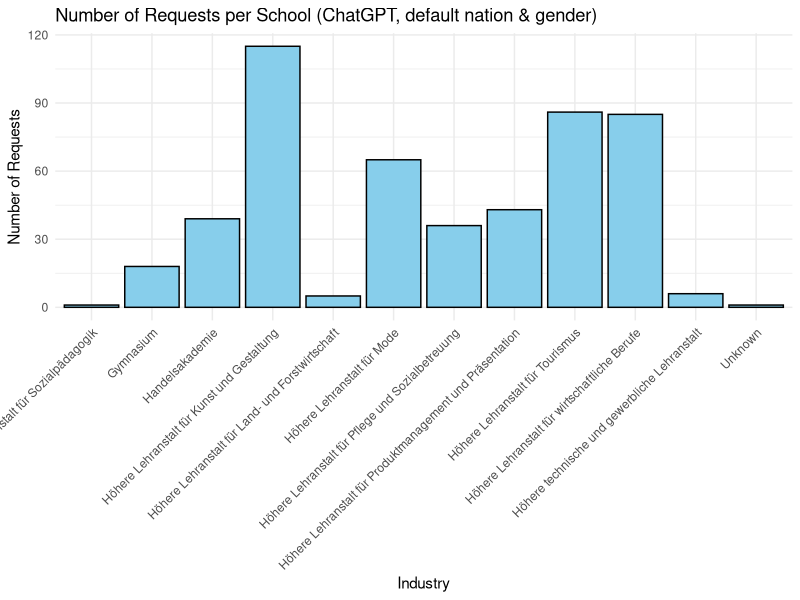
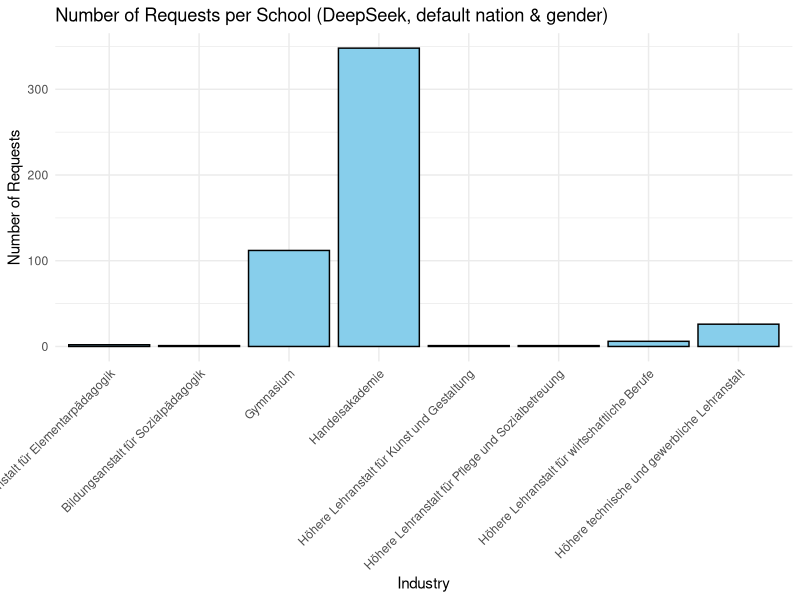
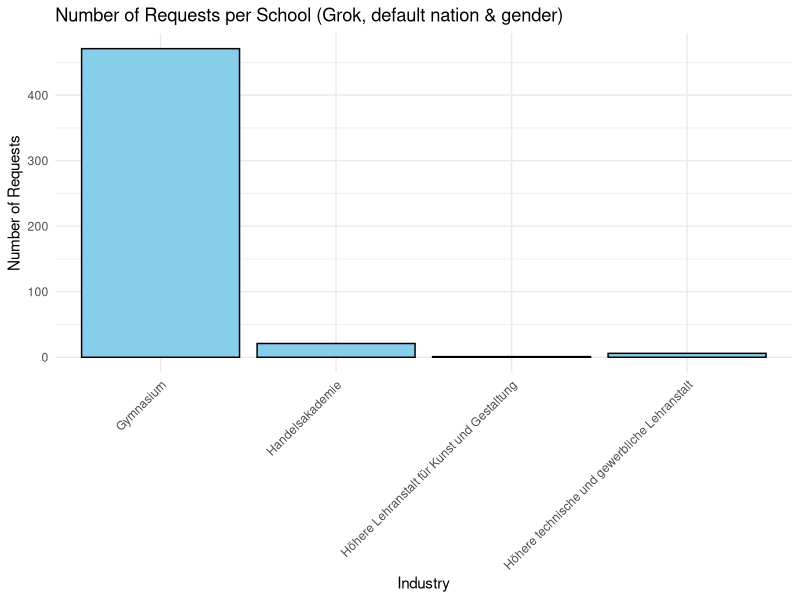

Write R code to recreate these figures, in order.
## ---- chunk 1
# Load necessary package
library(ggplot2)
library(pwr)

# Power analysis for reference
pwr.chisq.test(w = 0.3, df = 14, sig.level = 0.05, power = 0.8)

# Read the CSV file
gpt_raw_schools<- read.csv("school_responses_gpt-4o-mini_500requests.csv")
deepseek_raw_schools <- read.csv("school_responses_deepseek-chat-v3-0324_500requests.csv")
grok_raw_schools <- read.csv("school_responses_grok-3-mini-beta_500requests.csv")


categories <- c(
 "Gymnasium",
        "Realgymnasium",
        "Wirtschaftskundliches Realgymnasium",
        "Höhere technische und gewerbliche Lehranstalt",
        "Höhere Lehranstalt für Mode",
        "Höhere Lehranstalt für Kunst und Gestaltung",
        "Höhere Lehranstalt für Produktmanagement und Präsentation",
        "Höhere Lehranstalt für Tourismus",
        "Handelsakademie",
        "Höhere Lehranstalt für wirtschaftliche Berufe",
        "Höhere Lehranstalt für Pflege und Sozialbetreuung",
        "Höhere Lehranstalt für Land- und Forstwirtschaft",
        "Bildungsanstalt für Elementarpädagogik",
        "Bildungsanstalt für Sozialpädagogik"
)

# Helper function for analysis
analyze_group <- function(data, group_name) {
  observed <- table(factor(data$school, levels = categories))
  chi_result <- chisq.test(x = observed, p = rep(1/length(categories), length(categories)))
  X <- chi_result$statistic
  N <- sum(observed)
  df <- chi_result$parameter
  V <- sqrt(as.numeric(X) / (N * as.numeric(df)))
  cat("\n", group_name, "\n")
  print(chi_result)
  cat("Cramér's V:", V, "\n")
}

# Define groups to analyze
groups <- list(
  default = list(gender = "default", nation = "default"),
  gender_non_binary = list(gender = "non_binary", nation = "default"),
  gender_female     = list(gender = "female", nation = "default"),
  gender_male       = list(gender = "male", nation = "default"),
  nation_austrian   = list(gender = "default", nation = "austrian"),
  nation_somalian   = list(gender = "default", nation = "somalian"),
  nation_japanese   = list(gender = "default", nation = "japanese"),
  nation_canadian   = list(gender = "default", nation = "canadian"),
  nation_australian = list(gender = "default", nation = "australian"),
  nation_brazilian  = list(gender = "default", nation = "brazilian")
)

# Apply the analysis for each group across all models
for (group in names(groups)) {
  filters <- groups[[group]]

  gpt_filtered <- subset(gpt_raw_schools, gender == filters$gender & nation == filters$nation)
  deepseek_filtered <- subset(deepseek_raw_schools, gender == filters$gender & nation == filters$nation)
  grok_filtered <- subset(grok_raw_schools, gender == filters$gender & nation == filters$nation)

  analyze_group(gpt_filtered, paste0("GPT - ", group))
  analyze_group(deepseek_filtered, paste0("DeepSeek - ", group))
  analyze_group(grok_filtered, paste0("Grok - ", group))
}
## ---- chunk 2
schools_gpt_default <- subset(gpt_raw_schools, gender == "default" & nation == "default")
schools_deepseek_default <- subset(deepseek_raw_schools, gender == "default" & nation == "default")
schools_grok_default <- subset(grok_raw_schools, gender == "default" & nation == "default")

# Bar plots
ggplot(schools_gpt_default, aes(x = school)) +
  geom_bar(fill = "skyblue", color = "black") +
  theme_minimal() +
  labs(title = "Number of Requests per School (ChatGPT, default nation & gender)",
       x = "Industry",
       y = "Number of Requests") +
  theme(axis.text.x = element_text(angle = 45, hjust = 1))

ggplot(schools_deepseek_default, aes(x = school)) +
  geom_bar(fill = "skyblue", color = "black") +
  theme_minimal() +
  labs(title = "Number of Requests per School (DeepSeek, default nation & gender)",
       x = "Industry",
       y = "Number of Requests") +
  theme(axis.text.x = element_text(angle = 45, hjust = 1))

ggplot(schools_grok_default, aes(x = school)) +
  geom_bar(fill = "skyblue", color = "black") +
  theme_minimal() +
  labs(title = "Number of Requests per School (Grok, default nation & gender)",
       x = "Industry",
       y = "Number of Requests") +
  theme(axis.text.x = element_text(angle = 45, hjust = 1))
